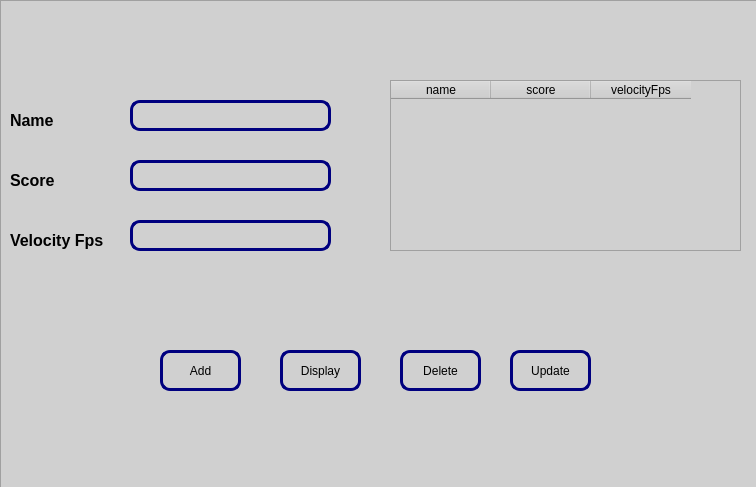
<?xml version="1.0" encoding="UTF-8"?>
<ui version="4.0">
 <class>Form</class>
 <widget class="QWidget" name="Form">
  <property name="geometry">
   <rect>
    <x>0</x>
    <y>0</y>
    <width>756</width>
    <height>487</height>
   </rect>
  </property>
  <property name="windowTitle">
   <string>Form</string>
  </property>
  <widget class="QFrame" name="frame">
   <property name="geometry">
    <rect>
     <x>0</x>
     <y>0</y>
     <width>761</width>
     <height>491</height>
    </rect>
   </property>
   <property name="styleSheet">
    <string notr="true">background-color: rgb(208, 208, 208);</string>
   </property>
   <property name="frameShape">
    <enum>QFrame::StyledPanel</enum>
   </property>
   <property name="frameShadow">
    <enum>QFrame::Raised</enum>
   </property>
   <widget class="QLabel" name="label">
    <property name="geometry">
     <rect>
      <x>10</x>
      <y>110</y>
      <width>101</width>
      <height>21</height>
     </rect>
    </property>
    <property name="text">
     <string>&lt;html&gt;&lt;head/&gt;&lt;body&gt;&lt;p&gt;&lt;span style=&quot; font-size:12pt; font-weight:600;&quot;&gt;Name&lt;/span&gt;&lt;/p&gt;&lt;/body&gt;&lt;/html&gt;</string>
    </property>
   </widget>
   <widget class="QTextEdit" name="textEdit_3">
    <property name="geometry">
     <rect>
      <x>130</x>
      <y>220</y>
      <width>201</width>
      <height>31</height>
     </rect>
    </property>
    <property name="styleSheet">
     <string notr="true">border-radius:10px;
border: 3px solid #00007f;
</string>
    </property>
   </widget>
   <widget class="QPushButton" name="pushButton">
    <property name="geometry">
     <rect>
      <x>160</x>
      <y>350</y>
      <width>81</width>
      <height>41</height>
     </rect>
    </property>
    <property name="styleSheet">
     <string notr="true">QPushButton{
border-radius:10px;
border: 3px solid #00007f;

}

QPushButton:hover{
background-color: rgb(70, 70, 211);
border-radius:10px;
border: 3px solid #4646d3;
color:white
}
</string>
    </property>
    <property name="text">
     <string>Add</string>
    </property>
   </widget>
   <widget class="QPushButton" name="pushButton_3">
    <property name="geometry">
     <rect>
      <x>400</x>
      <y>350</y>
      <width>81</width>
      <height>41</height>
     </rect>
    </property>
    <property name="styleSheet">
     <string notr="true">QPushButton{
border-radius:10px;
border: 3px solid #00007f;

}

QPushButton:hover{
background-color: rgb(32, 98, 0);
border-radius:10px;
border: 3px solid #4646d3;
color:white
}
</string>
    </property>
    <property name="text">
     <string>Delete</string>
    </property>
   </widget>
   <widget class="QPushButton" name="pushButton_2">
    <property name="geometry">
     <rect>
      <x>280</x>
      <y>350</y>
      <width>81</width>
      <height>41</height>
     </rect>
    </property>
    <property name="styleSheet">
     <string notr="true">QPushButton{
border-radius:10px;
border: 3px solid #00007f;

}

QPushButton:hover{
background-color:#339999;
border-radius:10px;
border: 3px solid #4646d3;
color:white
}
</string>
    </property>
    <property name="text">
     <string>Display</string>
    </property>
   </widget>
   <widget class="QPushButton" name="pushButton_4">
    <property name="geometry">
     <rect>
      <x>510</x>
      <y>350</y>
      <width>81</width>
      <height>41</height>
     </rect>
    </property>
    <property name="styleSheet">
     <string notr="true">QPushButton{
border-radius:10px;
border: 3px solid #00007f;

}

QPushButton:hover{
background-color: rgb(121, 60, 90);
border-radius:10px;
border: 3px solid #4646d3;
color:white
}
</string>
    </property>
    <property name="text">
     <string>Update</string>
    </property>
   </widget>
   <widget class="QTextEdit" name="textEdit">
    <property name="geometry">
     <rect>
      <x>130</x>
      <y>100</y>
      <width>201</width>
      <height>31</height>
     </rect>
    </property>
    <property name="styleSheet">
     <string notr="true">border-radius:10px;
border: 3px solid #00007f;
</string>
    </property>
   </widget>
   <widget class="QLabel" name="label_2">
    <property name="geometry">
     <rect>
      <x>10</x>
      <y>170</y>
      <width>101</width>
      <height>21</height>
     </rect>
    </property>
    <property name="text">
     <string>&lt;html&gt;&lt;head/&gt;&lt;body&gt;&lt;p&gt;&lt;span style=&quot; font-size:12pt; font-weight:600;&quot;&gt;Score&lt;/span&gt;&lt;/p&gt;&lt;/body&gt;&lt;/html&gt;</string>
    </property>
   </widget>
   <widget class="QTextEdit" name="textEdit_2">
    <property name="geometry">
     <rect>
      <x>130</x>
      <y>160</y>
      <width>201</width>
      <height>31</height>
     </rect>
    </property>
    <property name="styleSheet">
     <string notr="true">border-radius:10px;
border: 3px solid #00007f;
</string>
    </property>
   </widget>
   <widget class="QLabel" name="label_3">
    <property name="geometry">
     <rect>
      <x>10</x>
      <y>230</y>
      <width>101</width>
      <height>21</height>
     </rect>
    </property>
    <property name="styleSheet">
     <string notr="true"/>
    </property>
    <property name="text">
     <string>&lt;html&gt;&lt;head/&gt;&lt;body&gt;&lt;p&gt;&lt;span style=&quot; font-size:12pt; font-weight:600;&quot;&gt;Velocity Fps&lt;/span&gt;&lt;/p&gt;&lt;/body&gt;&lt;/html&gt;</string>
    </property>
   </widget>
   <widget class="QTableWidget" name="tableWidget">
    <property name="geometry">
     <rect>
      <x>390</x>
      <y>80</y>
      <width>351</width>
      <height>171</height>
     </rect>
    </property>
    <column>
     <property name="text">
      <string>name</string>
     </property>
    </column>
    <column>
     <property name="text">
      <string>score</string>
     </property>
    </column>
    <column>
     <property name="text">
      <string>velocityFps</string>
     </property>
    </column>
   </widget>
  </widget>
 </widget>
 <resources/>
 <connections/>
</ui>
